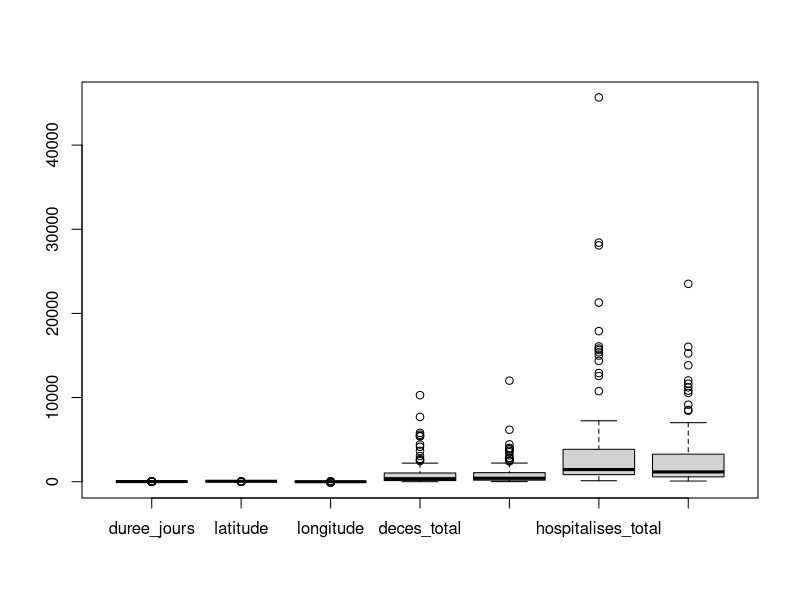
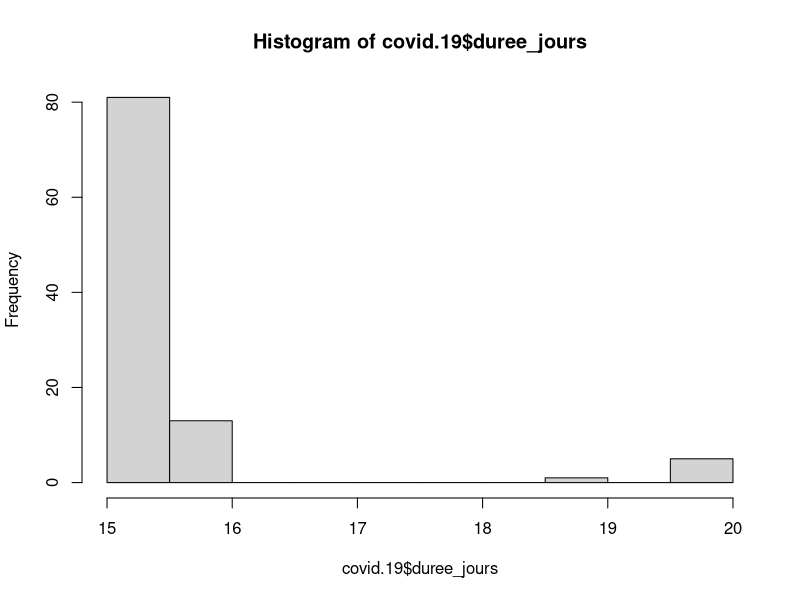
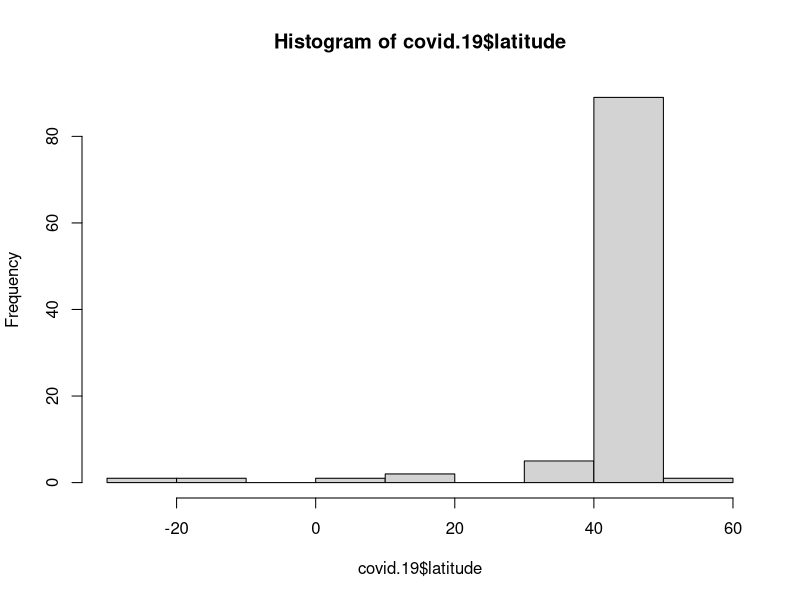
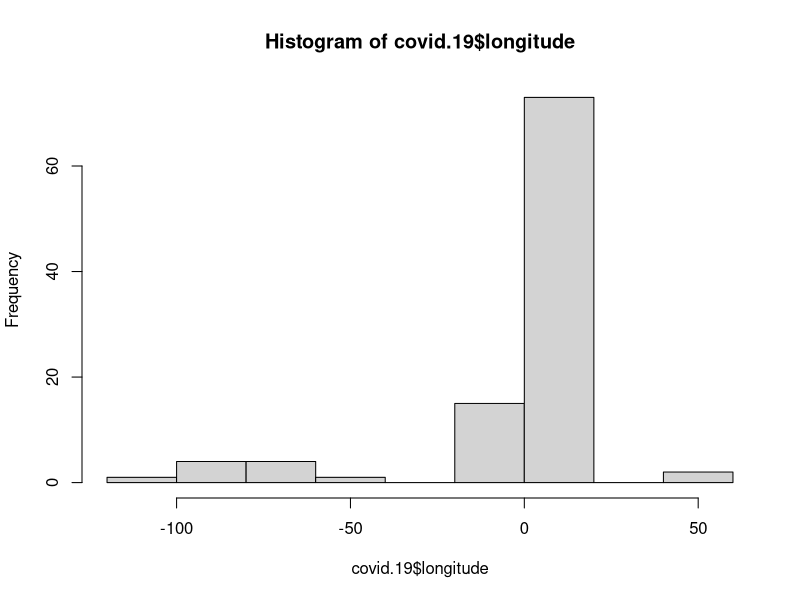
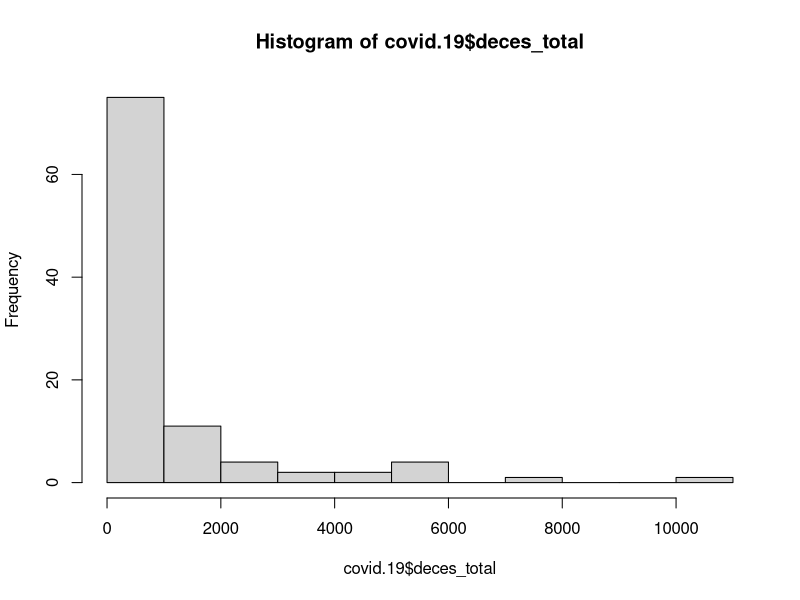
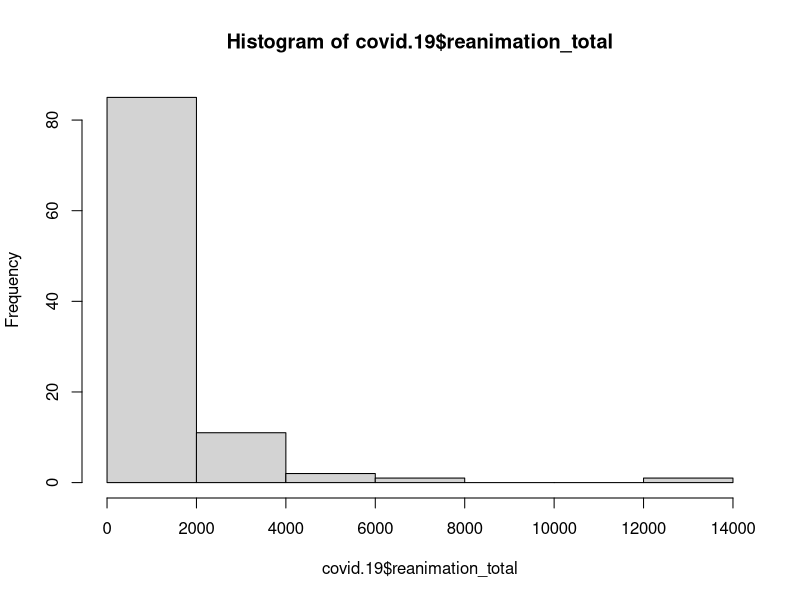
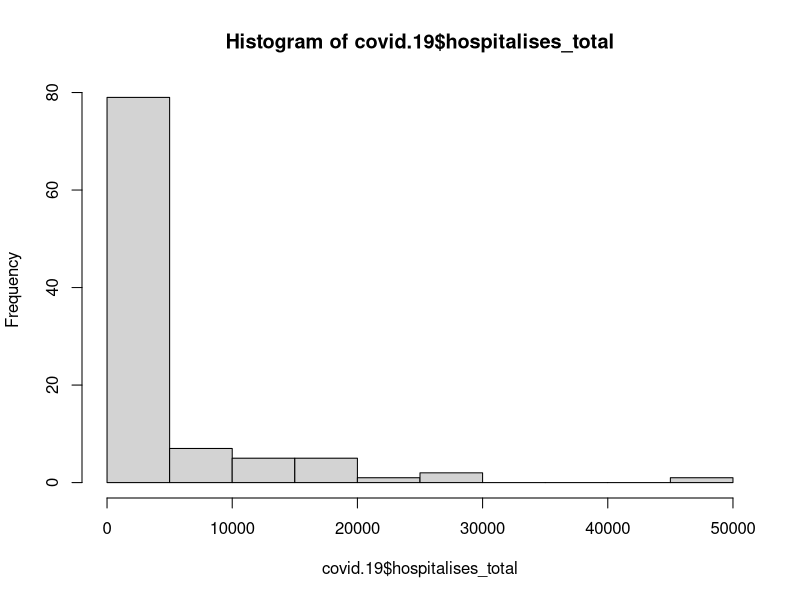
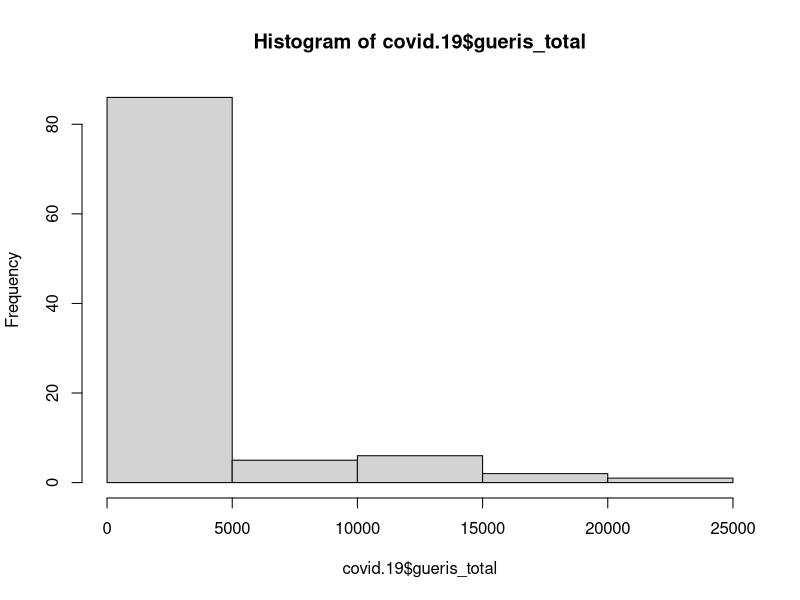

R code for these plots, in order:
## ---- chunk 1
covid.19=read.csv("donnees_covid.csv", sep = ";")
## ---- chunk 2
# Dataframe contenant les donnéés avec 8 variables 
#maille_nom : nom des provinces françaises
#
## ---- chunk 3
dim(covid.19)
## ---- chunk 4
names(covid.19)
## ---- chunk 5
typeof(covid.19)
## ---- chunk 6
summary(covid.19)
## ---- chunk 7
apply (covid.19[,-1],2,sd)
## ---- chunk 8
boxplot(covid.19[,-1])
## ---- chunk 9
hist(covid.19$duree_jours)
hist(covid.19$latitude)
hist(covid.19$longitude)
hist(covid.19$deces_total)
hist(covid.19$reanimation_total)
hist(covid.19$hospitalises_total)
hist(covid.19$gueris_total)
## ---- chunk 10

